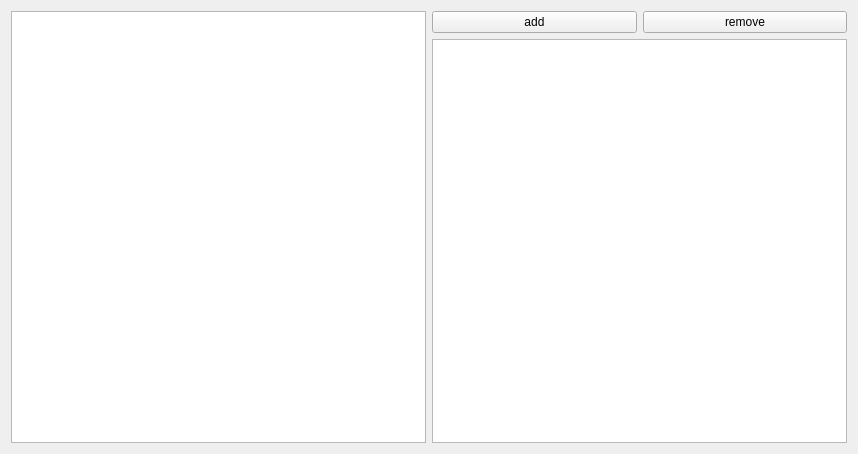
<?xml version="1.0" encoding="UTF-8"?>
<ui version="4.0">
 <class>mainWedgit</class>
 <widget class="QWidget" name="mainWedgit">
  <property name="geometry">
   <rect>
    <x>0</x>
    <y>0</y>
    <width>858</width>
    <height>454</height>
   </rect>
  </property>
  <property name="windowTitle">
   <string>键鼠自动化设计</string>
  </property>
  <layout class="QHBoxLayout" name="horizontalLayout_2">
   <item>
    <widget class="QListView" name="listView_2"/>
   </item>
   <item>
    <layout class="QVBoxLayout" name="verticalLayout">
     <item>
      <layout class="QHBoxLayout" name="horizontalLayout_3">
       <item>
        <widget class="QPushButton" name="addActionButton">
         <property name="text">
          <string>add</string>
         </property>
        </widget>
       </item>
       <item>
        <widget class="QPushButton" name="removeActionButton">
         <property name="text">
          <string>remove</string>
         </property>
        </widget>
       </item>
      </layout>
     </item>
     <item>
      <widget class="QListView" name="listView"/>
     </item>
    </layout>
   </item>
  </layout>
 </widget>
 <resources/>
 <connections/>
</ui>
